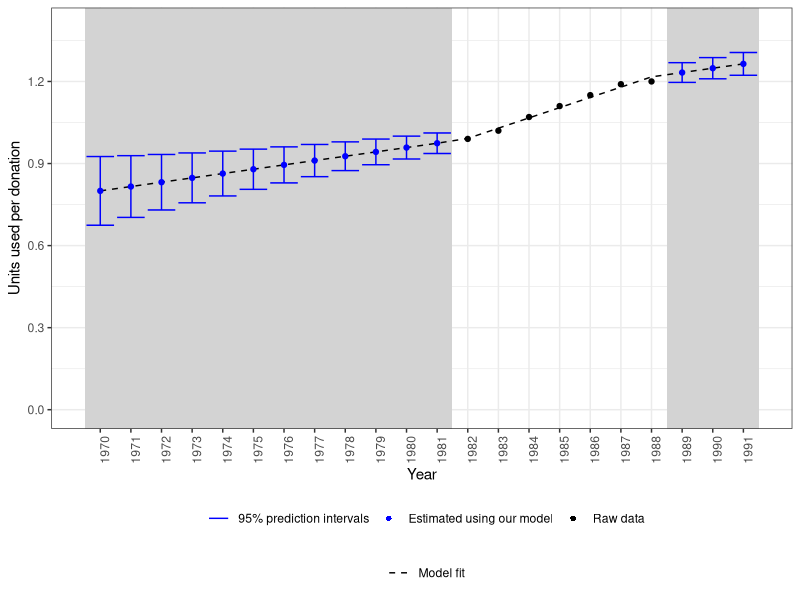
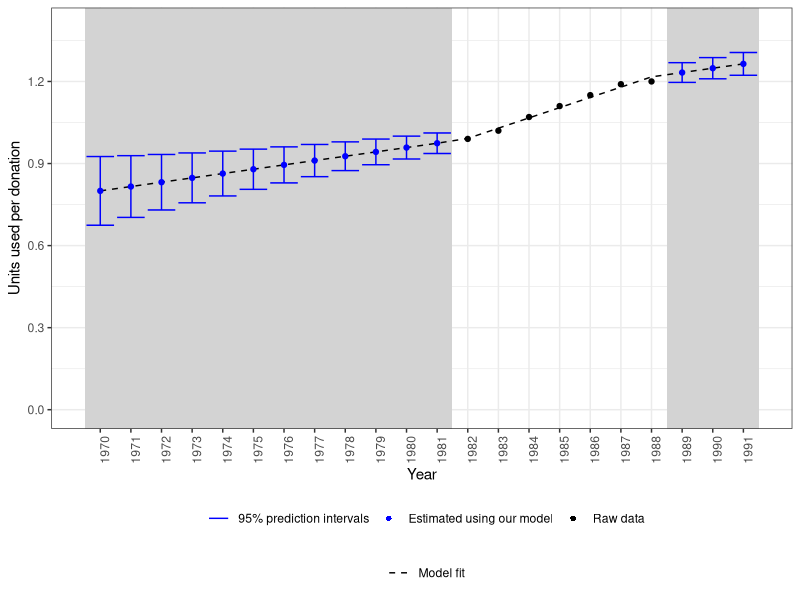

Write R code to recreate these figures, in order. (Note: this script raises an error after producing the figures.)
## task 4.2: units transfused per donation

library(tidyverse)

# data from IBI
units_donation <- data.frame("year" = seq(1982,1988),
                             "units_used_per_donation" = c(0.99,1.02,1.07,1.11,1.15,1.19,1.20))

# linear regression
m1 <- lm(units_used_per_donation~year,data=units_donation)
summary(m1)

m1_pred <- predict(object = m1,newdata = data.frame("year"=seq(1970,1991,1)),
                   se.fit = TRUE,interval="prediction")

m1_conf <- predict(object = m1,newdata = data.frame("year"=seq(1970,1991,1)),
                   se.fit = TRUE,interval="confidence")

# ## 1970 currently around 0.55 
# ## 25% reduction in gradient resulting in 0.55 going to 0.85
# 
# units_donations_70s <- data.frame("year"=c(1970,1982),
#                                   "units_used_per_donation"=c(0.8,0.99))
# 
# m2 <- lm(units_used_per_donation~year,data=units_donations_70s)
# summary(m2)
# 
# m2_pred <- predict(object = m2,newdata = data.frame("year"=seq(1970,1981)),
#                    se.fit = TRUE,interval="prediction")


## going forwards don't have another calibration point 
## so we'll calibrate it off the fitted point at 1988
## gradient is the same
## intercept:
1.2167857 - (m1$coefficients[2]/2.368421 * 1988) #-30.25988


m1_output <- m1_pred$fit %>% data.frame() %>% 
  mutate(year = seq(1970,1991,1),
         modelled = ifelse(year %in% c(1982,1983,1984,1985,1986,1987,1988),
                           "observed","modelled"),
         observed = c(NA,NA,NA,NA,NA,NA,NA,NA,NA,NA,NA,NA,
                      0.99,1.02,1.07,1.11,1.15,1.19,1.20,
                      NA,NA,NA),
         fit_gradient = ifelse(year<1982,
                               m1$coefficients[1]/2.412938 + (m1$coefficients[2]/2.368421 * year),
                               ifelse(year>1988,
                                      1.2167857 - (m1$coefficients[2]/2.368421 * 1988) +
                                        (m1$coefficients[2]/2.368421 * year),
                                      fit))) 

m1_output <- m1_output %>% 
  mutate(fit_gradient_multiplier = fit_gradient/fit,
         test = fit * fit_gradient_multiplier,
         lwr_gradient = lwr*fit_gradient_multiplier,
         upr_gradient = upr*fit_gradient_multiplier)


ggplot(m1_output)+
  geom_rect(aes(xmin=1969.5,xmax=1981.5,ymin=-Inf,ymax=Inf),fill="lightgrey")+
  geom_rect(aes(xmin=1988.5,xmax=1991.5,ymin=-Inf,ymax=Inf),fill="lightgrey")+
  geom_line(aes(x=year,y=fit_gradient,linetype="Model fit"))+
  geom_errorbar(data = m1_output %>% filter(modelled!="observed"),
                aes(x=year,ymin=lwr_gradient,ymax=upr_gradient,col="95% prediction intervals"))+
  geom_point(data = m1_output %>% filter(modelled=="modelled"),
             aes(x=year,y=fit_gradient,col="Estimated using our model"))+
  geom_point(aes(x=year,y=observed,col="Raw data"))+
  theme_bw()+
  scale_colour_manual(values=c("blue","blue","black"))+
  scale_fill_manual(values="blue")+
  scale_linetype_manual(values="dashed")+
  labs(x="Year",y="Units used per donation",col="",fill="",linetype="")+
  scale_x_continuous(breaks=seq(min(m1_output$year),max(m1_output$year),1))+
  scale_y_continuous(limits=c(0,1.4),n.breaks=6)+
  theme(legend.position="bottom",
        axis.text.x = element_text(angle=90),
        panel.grid.minor.x = element_blank(),
        legend.box = "vertical")+
  guides(col = guide_legend(order=1,
                            override.aes = list(linetype = c(1, 0, 0),
                                                shape = c(NA,16,16))))
ggsave("Task 2/outputs/SupFigure3.png",width=5,height=4)




#### output for stochastic model


### get the exact binomial CIs for the observed data

observed <- data.frame("year"=c(1982,1983,1984,1985,1986,1987,1988),
                       "n" = c(2059,2136,2159,2119,2128,2094,2141),
                       "x" = c(2047,2183,2308,2347,2448,2490,2579))

observed <- observed %>%
  mutate(pois.exact(x=x,pt=n))


## want to merge these values with the main data frame so we use these lower and upper for the CIs

comb_intervals <- merge(m1_output,
                        observed %>% dplyr::select(year,rate,lower,upper),
                        by="year",all.x = TRUE) %>%
  mutate(lwr_stoc_model = ifelse(is.na(observed),lwr_gradient,
                                 lower),
         upr_stoc_model = ifelse(is.na(observed),upr_gradient,
                                 upper))


write.csv(comb_intervals %>% dplyr::select(year,fit_gradient,lwr_stoc_model,upr_stoc_model),
          "Task 2/outputs/units_per_donation.csv",row.names=FALSE)





